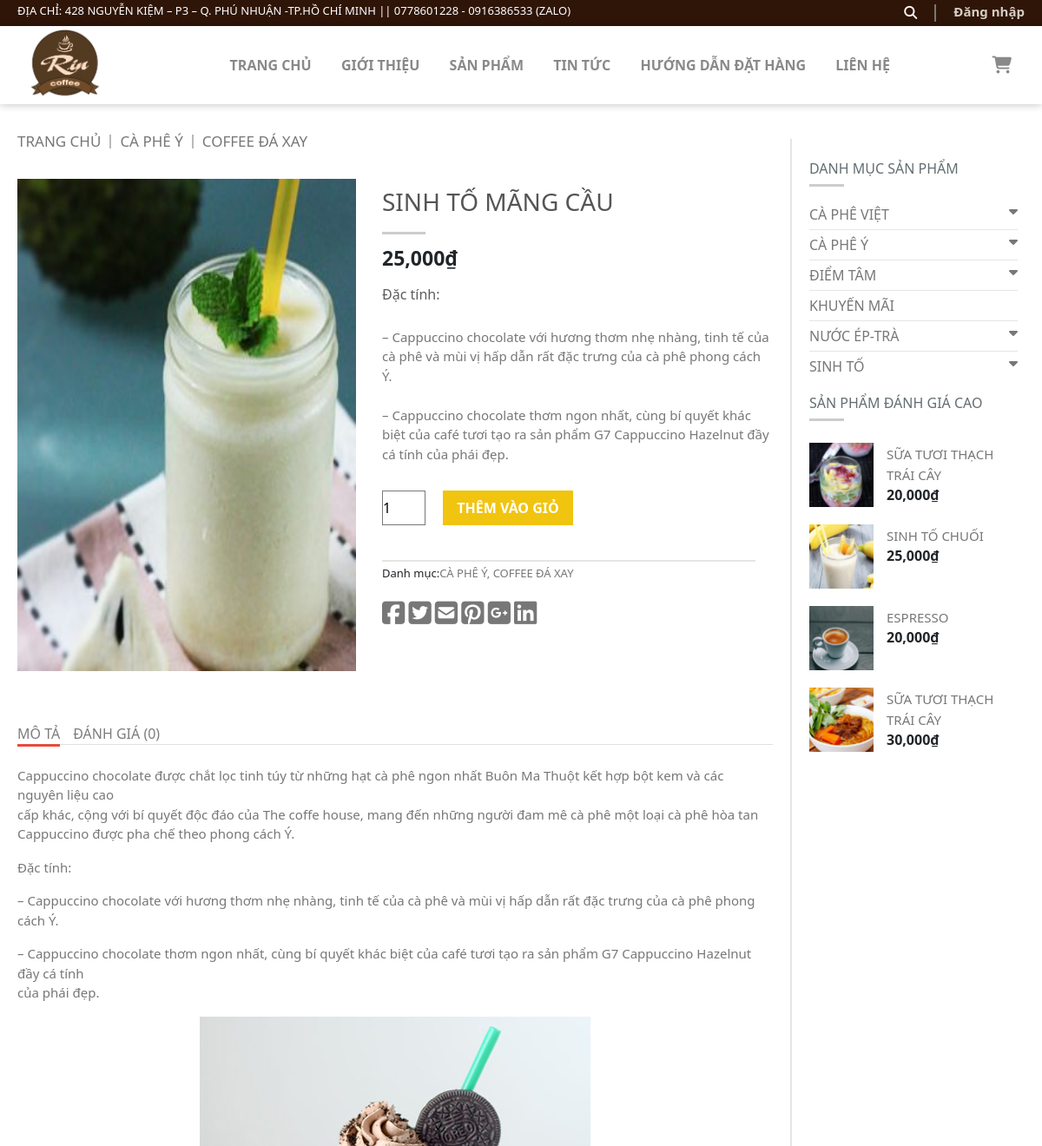
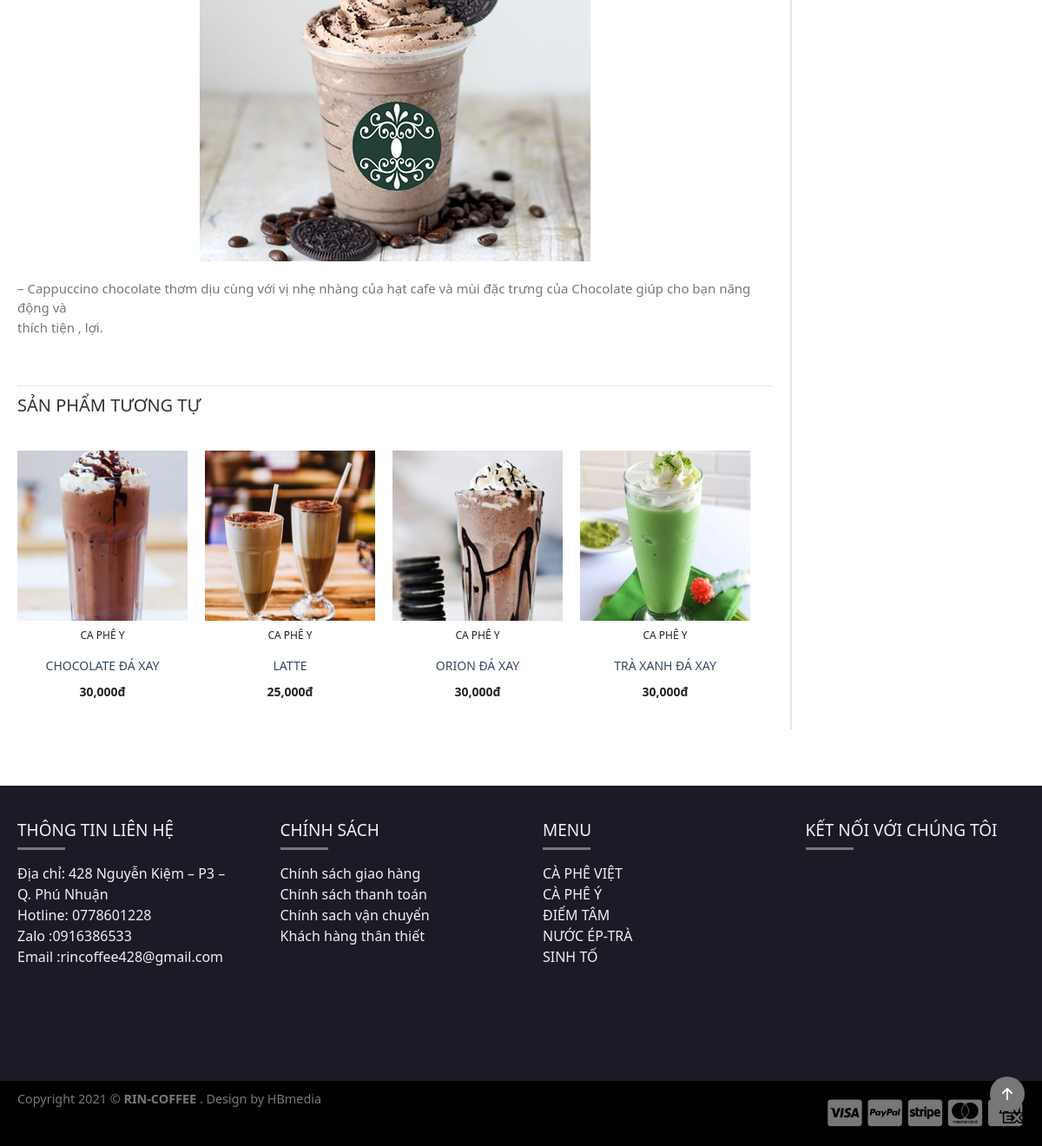
Page /product/productcoffe.php?id=3 on the committed database (2 pictures, top to bottom).
### tables this page shows
CREATE TABLE `san_pham` (
  `id` int(11) NOT NULL,
  `name` varchar(255) NOT NULL,
  `price` float NOT NULL,
  `img` varchar(255) NOT NULL,
  `trang_thai` int(11) NOT NULL DEFAULT 0,
  `iddm` int(11) NOT NULL,
  `name_phu` varchar(255) NOT NULL
);

### product/productcoffe.php (the view, shortened to what the rows shown need)
<?php
require_once "../php/confice/db.php";
if (isset($_GET['id'])) {
    $id = $_GET['id'];
    $query_sql = "SELECT * FROM `san_pham` WHERE `id`='$id'";
    $data_sql = return_array($query_sql);
}
?>
<!DOCTYPE html>
<html lang="en">
<head>
    <link rel="stylesheet" href="./../css-product/coffe.css">
    <link rel="stylesheet" href="https://cdnjs.cloudflare.com/ajax/libs/font-awesome/5.15.4/css/all.min.css">
    <link href="https://cdn.jsdelivr.net/npm/bootstrap@5.1.0/dist/css/bootstrap.min.css" rel="stylesheet">
    <link rel='stylesheet prefetch' href='https://netdna.bootstrapcdn.com/font-awesome/3.2.1/css/font-awesome.css'>
</head>
<body>
    <div class="wrap">
        <main>
            <article class="content-total-left">
                <div class="coffe-box-item">
                    <?php foreach ($data_sql as $key) { ?>
                        <div class="box-item-img">
                            <img src="../view//image/<?= $data_sql[0]['img'] ?>" alt="">
                        </div>
                        <div class="content-coffe-box">
                            <h3><?= $data_sql[0]['name'] ?></h3>
                            <div class="box-item2"></div>
                            <div class="price">
                                <strong><?= number_format($data_sql[0]['price']) ?>₫</strong>
                            </div>
                            <h6>Đặc tính:</h6>
                            <p>– Cappuccino chocolate với hương thơm nhẹ nhàng, tinh tế của <br> cà phê và mùi vị hấp dẫn rất đặc trưng của cà phê phong cách Ý.
                                <br> <br> – Cappuccino chocolate thơm ngon nhất, cùng bí quyết khác <br> biệt của café tươi tạo ra sản phẩm G7 Cappuccino Hazelnut đầy <br> cá tính của phái đẹp.
                            </p>
                            <div class="quantity-open">
                                <form action="../view/addCart.php?id=<?= $id ?>" method="POST">
                                    <div class="quantity">
                                        <input type="number" name="soluong" step="1" min="1" max="9999" value="1" title="SL">
                                    </div>
                                    <button type="submit" name="addcart" value="thêm vào giỏ">THÊM VÀO GIỎ</button>
                                </form>
                            </div>
                            <div class="category">
                                <div class="box-item3"></div>
                                <span>Danh mục:<a href="">CÀ PHÊ Ý,</a><a href=""> COFFEE ĐÁ XAY</a></span>
                            </div>
                            <div class="fonts-icon">
                                <i class="nav-fb fab fa-facebook-square"></i>
                                <i class="nav-tw fab fa-twitter-square"></i>
                                <i class="nav-gg fas fa-envelope-square"></i>
                                <i class="nav-square fab fa-pinterest-square"></i>
                                <i class="nav-ggfon fab fa-google-plus-square"></i>
                                <i class="nav-linkt fab fa-linkedin"></i>
                            </div>
                        </div>
                    <?php } ?>
                </div>
            </article>
        </main>
    </div>
</body>
</html>

### rows in the picture
san_pham: img (picture), name "SINH TỐ MÃNG CẦU", price "25,000"
